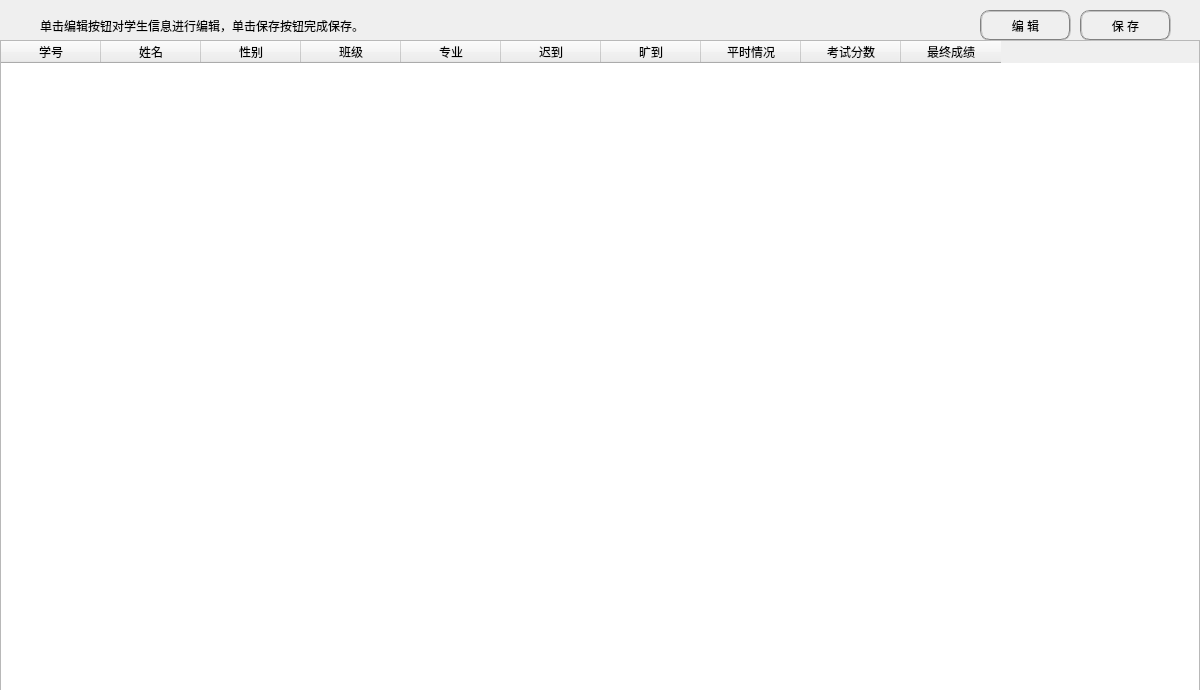
<?xml version="1.0" encoding="UTF-8"?>
<ui version="4.0">
 <class>xueshengxinxi</class>
 <widget class="QDialog" name="xueshengxinxi">
  <property name="geometry">
   <rect>
    <x>0</x>
    <y>0</y>
    <width>1200</width>
    <height>690</height>
   </rect>
  </property>
  <property name="windowTitle">
   <string>学生信息</string>
  </property>
  <property name="styleSheet">
   <string notr="true">#xueshengxinxi { 
border-image: url(:/image/22.jpg); 
} 
#xueshengxinxi * { 
border-image:url(/image/22.jpg); 
}</string>
  </property>
  <widget class="QTableWidget" name="tableWidget">
   <property name="geometry">
    <rect>
     <x>0</x>
     <y>40</y>
     <width>1200</width>
     <height>660</height>
    </rect>
   </property>
   <property name="styleSheet">
    <string notr="true">background-image: url(:/image/toum.png);</string>
   </property>
   <column>
    <property name="text">
     <string>学号</string>
    </property>
    <property name="background">
     <color>
      <red>0</red>
      <green>255</green>
      <blue>0</blue>
     </color>
    </property>
   </column>
   <column>
    <property name="text">
     <string>姓名</string>
    </property>
   </column>
   <column>
    <property name="text">
     <string>性别</string>
    </property>
   </column>
   <column>
    <property name="text">
     <string>班级</string>
    </property>
   </column>
   <column>
    <property name="text">
     <string>专业</string>
    </property>
   </column>
   <column>
    <property name="text">
     <string>迟到</string>
    </property>
   </column>
   <column>
    <property name="text">
     <string>旷到</string>
    </property>
   </column>
   <column>
    <property name="text">
     <string>平时情况</string>
    </property>
   </column>
   <column>
    <property name="text">
     <string>考试分数</string>
    </property>
   </column>
   <column>
    <property name="text">
     <string>最终成绩</string>
    </property>
   </column>
  </widget>
  <widget class="QPushButton" name="pushButton">
   <property name="geometry">
    <rect>
     <x>980</x>
     <y>10</y>
     <width>91</width>
     <height>31</height>
    </rect>
   </property>
   <property name="cursor">
    <cursorShape>PointingHandCursor</cursorShape>
   </property>
   <property name="styleSheet">
    <string notr="true">font: 75 12pt &quot;造字工房悦圆（非商用）常规体&quot;;
border-radius:10px;
border:2px groove gray;

padding:2px 4px;
</string>
   </property>
   <property name="text">
    <string>编 辑</string>
   </property>
  </widget>
  <widget class="QPushButton" name="pushButton_2">
   <property name="geometry">
    <rect>
     <x>1080</x>
     <y>10</y>
     <width>91</width>
     <height>31</height>
    </rect>
   </property>
   <property name="cursor">
    <cursorShape>PointingHandCursor</cursorShape>
   </property>
   <property name="styleSheet">
    <string notr="true">font: 75 12pt &quot;造字工房悦圆（非商用）常规体&quot;;
border-radius:10px;
border:2px groove gray;

padding:2px 4px;
</string>
   </property>
   <property name="text">
    <string>保 存</string>
   </property>
  </widget>
  <widget class="QLabel" name="label">
   <property name="geometry">
    <rect>
     <x>40</x>
     <y>10</y>
     <width>781</width>
     <height>31</height>
    </rect>
   </property>
   <property name="styleSheet">
    <string notr="true">font: 75 12pt &quot;造字工房悦圆（非商用）常规体&quot;;</string>
   </property>
   <property name="text">
    <string>单击编辑按钮对学生信息进行编辑，单击保存按钮完成保存。</string>
   </property>
  </widget>
 </widget>
 <resources/>
 <connections/>
</ui>
